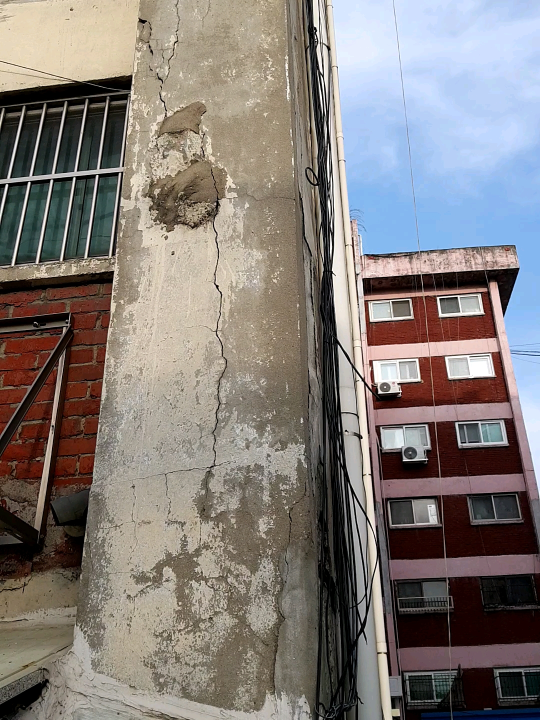
#> input picture classification of construction/crack_image/big (1).jpg, 1080 x 1440 px (shown at 1/2 size)
$ python crack.py
#> lines starting #> are read from the running program, lines starting #| are printed output that depends on the picture
import numpy as np
import cv2
import matplotlib.pyplot as plt

def onChange():
    pass

image = cv2.imread("crack_image/big (1).jpg", cv2.IMREAD_GRAYSCALE) # 영상 읽기
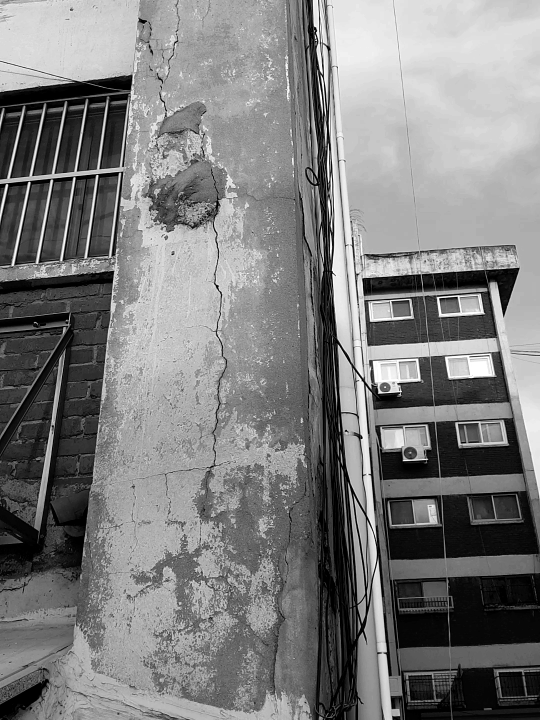
#> image: shape (1440, 1080) (shown at 1/2 size); min 0, max 255, mean 125.8
if image is None: raise Exception("영상파일 읽기 오류")

blur = cv2.GaussianBlur(image,(0,0),1)

fig = plt.figure()

ax = fig.add_subplot(111)

th1 = 200
th2 = 600

skeleton = cv2.adaptiveThreshold(image, 255, cv2.ADAPTIVE_THRESH_GAUSSIAN_C, \
                                                 cv2.THRESH_BINARY, 7, -3)
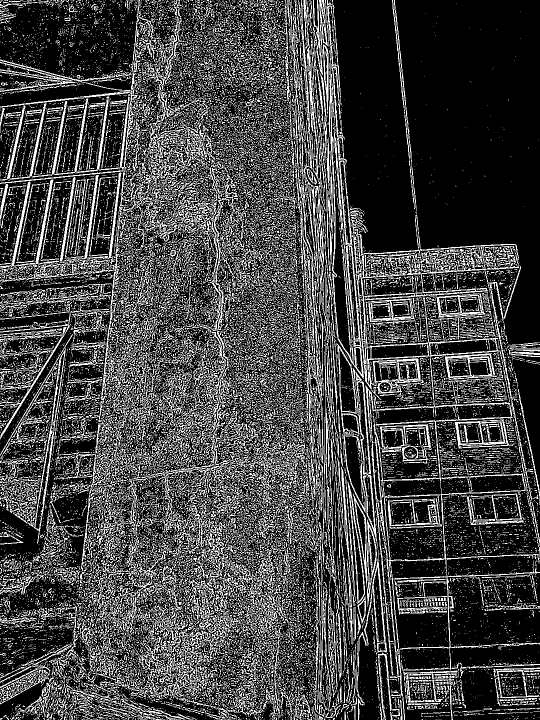
#> skeleton: shape (1440, 1080) (shown at 1/2 size); 26.5% white in thin lines or dots

img = cv2.Canny(blur, th1, th2)
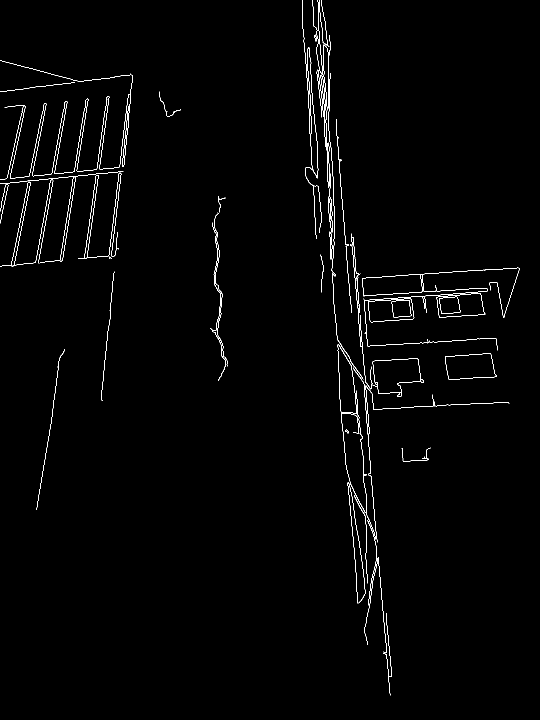
#> img: shape (1440, 1080) (shown at 1/2 size); 1.1% white in thin lines or dots
# [5 lines of commented-out code are left out]

cv2.imshow('',img)
cv2.waitKey(0)

plt.savefig(('add.jpg'), dpi=500)
plt.close('all')

# [16 lines of commented-out code are left out]

$ run again, with classification of construction/crack_image/big (10).jpg copied over classification of construction/crack_image/big (1).jpg
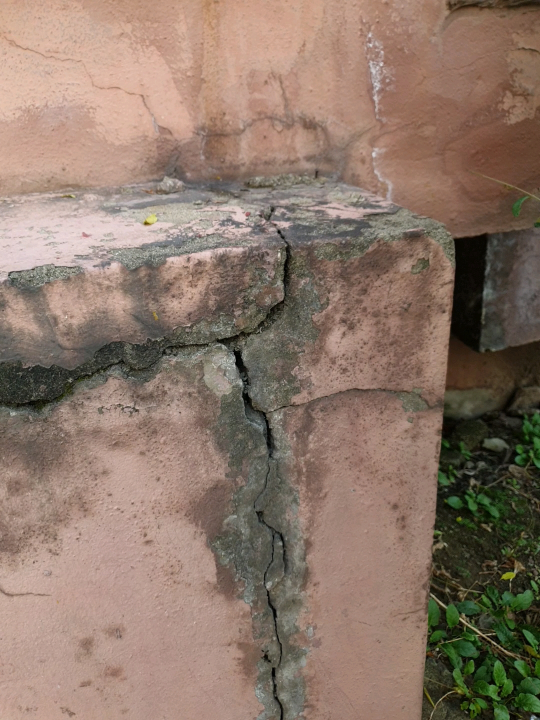
#> input picture classification of construction/crack_image/big (10).jpg, 1080 x 1440 px (shown at 1/2 size)
#> `image = cv2.imread("crack_image/big (1).jpg", cv2.IMREAD_GRAYSCALE)`:
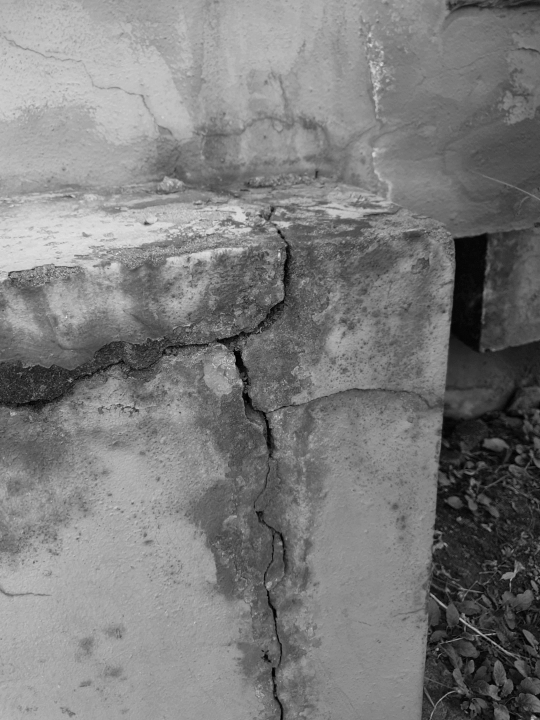
#> image: shape (1440, 1080) (shown at 1/2 size); min 0, max 247, mean 124.2
#> `skeleton = cv2.adaptiveThreshold(image, 255, cv2.ADAPTIVE_THRESH_GAUSS..`:
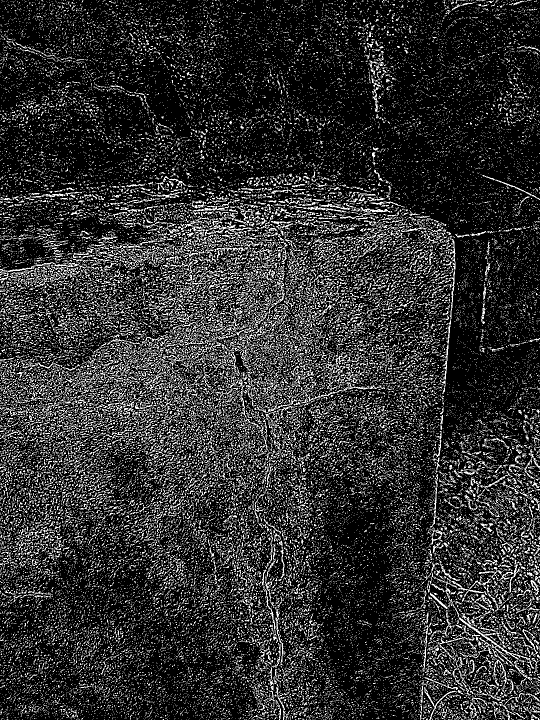
#> skeleton: shape (1440, 1080) (shown at 1/2 size); 18.6% white in thin lines or dots
#> img: shape (1440, 1080); every value is 0

$ run again, with classification of construction/crack_image/big (12).jpg copied over classification of construction/crack_image/big (1).jpg
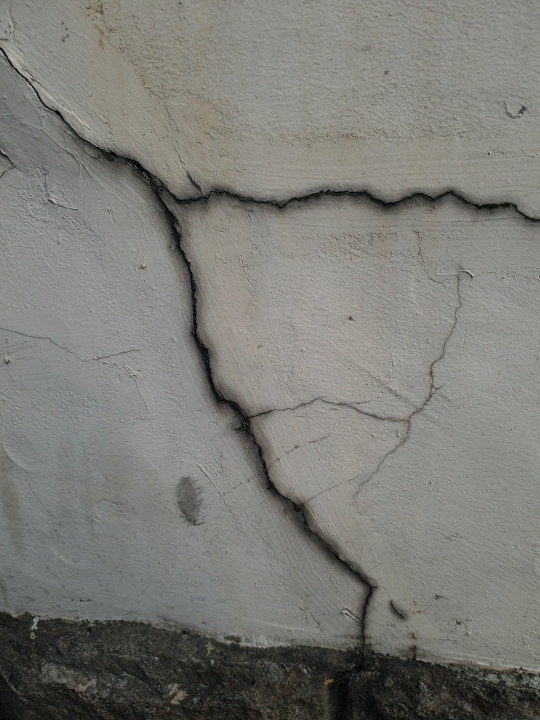
#> input picture classification of construction/crack_image/big (12).jpg, 1080 x 1440 px (shown at 1/2 size)
#> `skeleton = cv2.adaptiveThreshold(image, 255, cv2.ADAPTIVE_THRESH_GAUSS..`:
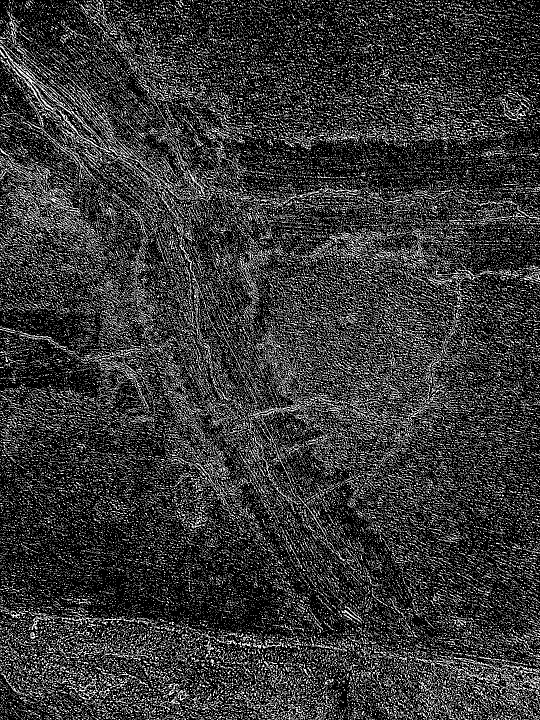
#> skeleton: shape (1440, 1080) (shown at 1/2 size); 21.2% white in thin lines or dots
#> img: shape (1440, 1080); every value is 0
